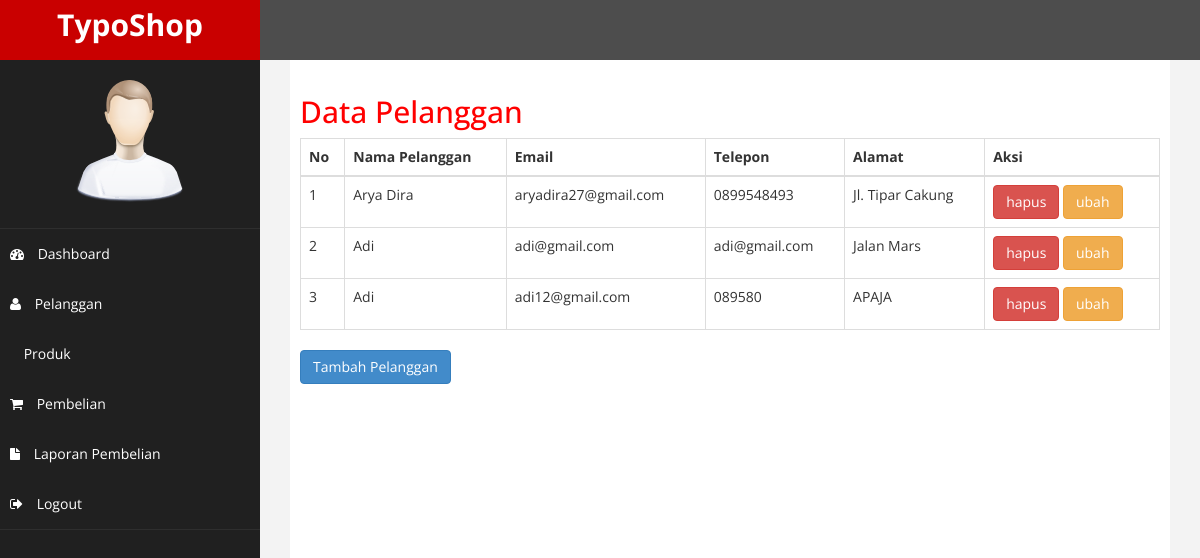
Page /admin/index.php?halaman=pelanggan (signed in) on the committed database.
### tables this page shows
CREATE TABLE `pelanggan` (
  `id_pelanggan` int(11) NOT NULL,
  `email_pelanggan` varchar(100) NOT NULL,
  `password_pelanggan` varchar(50) NOT NULL,
  `nama_pelanggan` varchar(100) NOT NULL,
  `telepon_pelanggan` varchar(25) NOT NULL,
  `alamat_pelanggan` text NOT NULL
);

### admin/pelanggan.php (the view)
<h2>Data Pelanggan</h2>
<table class="table table-bordered">
  <thead>
    <tr>
      <th>No</th>
      <th>Nama Pelanggan</th>
      <th>Email</th>
      <th>Telepon</th>
      <th>Alamat</th>
      <th>Aksi</th>
    </tr>
  </thead>
  <tbody>
    <?php $nomor = 1;?>
    <?php $ambil = $koneksi->query("SELECT * FROM pelanggan");?>
    <?php while($pecah = $ambil->fetch_assoc()){ ?>
    <tr>
      <td><?php echo $nomor; ?></td>
      <td><?php echo $pecah['nama_pelanggan']; ?></td>
      <td><?php echo $pecah['email_pelanggan']; ?></td>
      <td><?php echo $pecah['telepon_pelanggan']; ?></td>
      <td><?php echo $pecah['alamat_pelanggan']; ?></td>
      <td>
        <a href="index.php?halaman=hapus-pelanggan&id=<?php echo $pecah['id_pelanggan']; ?>" class="btn btn-danger">hapus</a>
        <a href="index.php?halaman=ubah-pelanggan&id=<?php echo $pecah['id_pelanggan']; ?>" class="btn btn-warning">ubah</a>
      </td>
    </tr>
    <?php $nomor++; ?>
    <?php } ?>
  </tbody>
</table>
<a href="index.php?halaman=tambah-pelanggan" class="btn btn-primary">Tambah Pelanggan</a>

### admin/assets/css/custom.css (style rules this page uses)
body { font-family: 'Open Sans', sans-serif; }
h2 { color: #f00; }

### rows in the picture
pelanggan: nama_pelanggan "Arya Dira", email_pelanggan "aryadira27@gmail.com", telepon_pelanggan "0899548493", alamat_pelanggan "Jl. Tipar Cakung"
pelanggan: nama_pelanggan "Adi", email_pelanggan "adi@gmail.com", telepon_pelanggan "adi@gmail.com", alamat_pelanggan "Jalan Mars"
pelanggan: nama_pelanggan "Adi", email_pelanggan "adi12@gmail.com", telepon_pelanggan "089580", alamat_pelanggan "APAJA"
